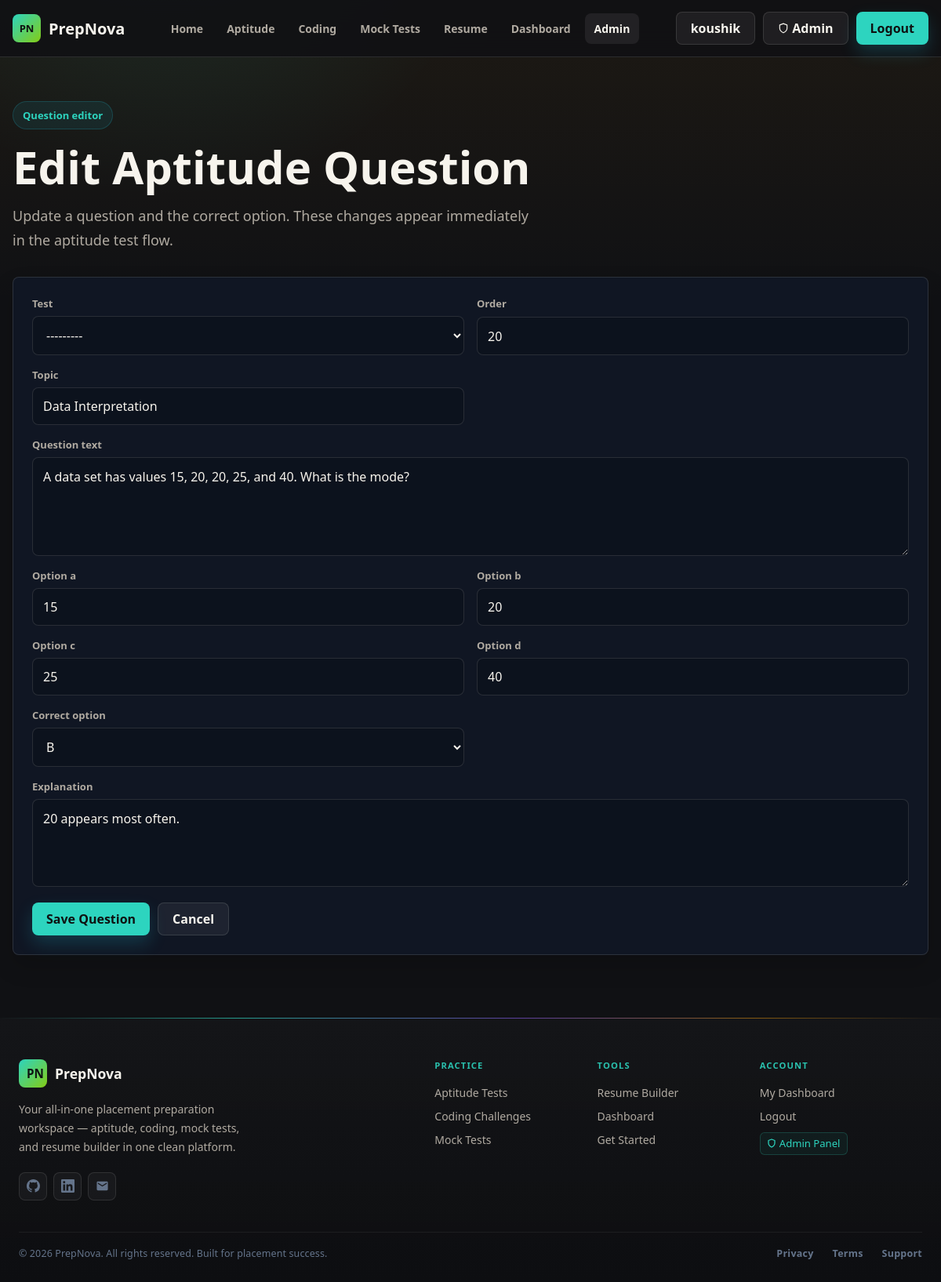
Page /site-admin/questions/101/edit/ (signed in) on the committed database.
### myapp/models.py (models this page shows, shortened)
class AptitudeQuestion(models.Model):
    OPTION_CHOICES = [
        ('A', 'A'),
        ('B', 'B'),
        ('C', 'C'),
        ('D', 'D'),
    ]
    test = models.ForeignKey(PrepTest, on_delete=models.CASCADE, related_name='aptitude_questions')
    order = models.PositiveIntegerField()
    topic = models.CharField(max_length=80)
    question_text = models.TextField()
    option_a = models.CharField(max_length=255)
    option_b = models.CharField(max_length=255)
    option_c = models.CharField(max_length=255)
    option_d = models.CharField(max_length=255)
    correct_option = models.CharField(max_length=1, choices=OPTION_CHOICES)
    explanation = models.TextField(blank=True)
    class Meta:
        ordering = ['order']
        constraints = [
            models.UniqueConstraint(fields=['test', 'order'], name='unique_question_order_per_test'),
        ]

### myapp/views.py (the view)
# urls.py: path('site-admin/questions/<int:question_id>/edit/', views.site_admin_question_update, name='site_admin_question_update'),
@superuser_required
def site_admin_question_update(request, question_id):
    question = get_object_or_404(AptitudeQuestion.objects.select_related('test'), pk=question_id)
    old_test = question.test
    form = AptitudeQuestionForm(request.POST or None, instance=question)
    if request.method == 'POST' and form.is_valid():
        question = form.save()
        sync_test_question_count(old_test)
        sync_test_question_count(question.test)
        messages.success(request, 'Question updated successfully.')
        return redirect('site_admin_questions')
    return render(request, 'site_admin/question_form.html', {
        'form': form,
        'title': 'Edit Aptitude Question',
        'question': question,
    })

### myapp/models.py (called while the page is built)
    def __str__(self):
        return self.title

### myapp/template/site_admin/question_form.html (shortened to what this page needs)
{% extends "base.html" %}
{% block content %}
  <section class="page-shell">
    <div class="page-title compact-title">
      <div class="eyebrow">Question editor</div>
      <h1>{{ title }}</h1>
      <p>Update a question and the correct option. These changes appear immediately in the aptitude test flow.</p>
    </div>
    <form class="form-panel admin-form" method="post">
      <div class="form-grid two">
        {% for field in form %}
          <div class="field {% if field.name == 'question_text' or field.name == 'explanation' %}span-two{% endif %}">
            <label for="{{ field.id_for_label }}">{{ field.label }}</label>
            {{ field }}
          </div>
        {% endfor %}
      </div>
      <div class="form-actions">
        <button class="btn btn-primary" type="submit">Save Question</button>
        <a class="btn btn-ghost" href="{% url 'site_admin_questions' %}">Cancel</a>
      </div>
    </form>
  </section>
{% endblock %}

### myapp/template/base.html (shortened to what this page needs)
{% load static %}
<!DOCTYPE html>
<html lang="en">
<head>
  <link rel="stylesheet" href="{% static 'index.css' %}?v=4">
</head>
<body class="{% block body_class %}{% endblock %}">
  <header class="site-header">
    <nav class="nav-shell" aria-label="Primary navigation">
      <a class="brand" href="{% url 'first' %}" aria-label="PrepNova home">
        <span class="brand-mark">PN</span>
        <span>PrepNova</span>
      </a>
      <div class="nav-links" id="primaryNav">
        <a href="{% url 'first' %}" class="{% if request.resolver_match.url_name == 'first' %}is-active{% endif %}">Home</a>
        <a href="{% url 'aptitude' %}" class="{% if request.resolver_match.url_name == 'aptitude' %}is-active{% endif %}">Aptitude</a>
        <a href="{% url 'coding' %}" class="{% if request.resolver_match.url_name == 'coding' %}is-active{% endif %}">Coding</a>
        <a href="{% url 'mocktest' %}" class="{% if request.resolver_match.url_name == 'mocktest' %}is-active{% endif %}">Mock Tests</a>
        <a href="{% url 'resume' %}" class="{% if request.resolver_match.url_name == 'resume' %}is-active{% endif %}">Resume</a>
        <a href="{% url 'dashboard' %}" class="{% if request.resolver_match.url_name == 'dashboard' %}is-active{% endif %}">Dashboard</a>
        {% if request.user.is_superuser %}
          <a href="{% url 'site_admin_dashboard' %}" class="{% if 'site_admin' in request.resolver_match.url_name %}is-active{% endif %}">Admin</a>
        {% endif %}
      </div>
      <div class="nav-actions">
        {% if request.user.is_authenticated %}
          <a class="btn btn-ghost" href="{% url 'dashboard' %}">{{ request.user.first_name|default:request.user.username|truncatechars:16 }}</a>
          {% if request.user.is_superuser %}
            <a class="btn btn-ghost admin-btn" href="{% url 'site_admin_dashboard' %}" title="Admin Panel">
              <svg width="14" height="14" viewBox="0 0 24 24" fill="none" stroke="currentColor" stroke-width="2" stroke-linecap="round" stroke-linejoin="round" style="margin-right:4px;vertical-align:-2px"><path d="M12 22s8-4 8-10V5l-8-3-8 3v7c0 6 8 10 8 10z"/></svg>
              Admin
            </a>
          {% endif %}
          <a class="btn btn-primary" href="{% url 'logout' %}">Logout</a>
        {% endif %}
      </div>
    </nav>
  </header>
  <main>
    {% block content %}{% endblock %}
  </main>
  <footer class="site-footer">
    <div class="footer-accent-bar"></div>
    <div class="footer-inner">
      <div class="footer-brand-col">
        <a class="footer-brand-link" href="{% url 'first' %}">
          <span class="brand-mark" style="font-size:0.95rem;padding:6px 10px;">PN</span>
          <span style="font-size:1.1rem;font-weight:800;color:var(--text);">PrepNova</span>
        </a>
        <p class="footer-tagline">Your all-in-one placement preparation workspace — aptitude, coding, mock tests, and resume builder in one clean platform.</p>
        <div class="footer-socials">
          <a href="https://github.com/crkoushik25-ctrl" target="_blank" rel="noopener noreferrer" aria-label="GitHub" class="footer-social-btn">
          </a>
          <a href="https://www.linkedin.com/in/koushikprabhu25" target="_blank" rel="noopener noreferrer" aria-label="LinkedIn" class="footer-social-btn">
          </a>
          <a href="mailto:crkoushik25@gmail.com" aria-label="Email" class="footer-social-btn">
            <svg xmlns="http://www.w3.org/2000/svg" width="17" height="17" viewBox="0 0 24 24" fill="currentColor"><path d="M20 4H4c-1.1 0-1.99.9-1.99 2L2 18c0 1.1.9 2 2 2h16c1.1 0 2-.9 2-2V6c0-1.1-.9-2-2-2zm0 4l-8 5-8-5V6l8 5 8-5v2z"/></svg>
          </a>
        </div>
      </div>
      <div class="footer-nav-cols">
        <div class="footer-nav-col">
          <p class="footer-col-heading">Practice</p>
          <ul>
            <li><a href="{% url 'aptitude' %}">Aptitude Tests</a></li>
            <li><a href="{% url 'coding' %}">Coding Challenges</a></li>
            <li><a href="{% url 'mocktest' %}">Mock Tests</a></li>
          </ul>
        </div>
        <div class="footer-nav-col">
          <p class="footer-col-heading">Tools</p>
          <ul>
            <li><a href="{% url 'resume' %}">Resume Builder</a></li>
            <li><a href="{% url 'dashboard' %}">Dashboard</a></li>
            <li><a href="{% url 'getstarted' %}">Get Started</a></li>
          </ul>
        </div>
        <div class="footer-nav-col">
          <p class="footer-col-heading">Account</p>
          <ul>
            {% if request.user.is_authenticated %}
              <li><a href="{% url 'dashboard' %}">My Dashboard</a></li>
              <li><a href="{% url 'logout' %}">Logout</a></li>
            {% else %}
              <li><a href="{% url 'login' %}">Login</a></li>
              <li><a href="{% url 'login' %}">Register</a></li>
            {% endif %}
            {% if request.user.is_superuser %}
              <li>
                <a href="{% url 'site_admin_dashboard' %}" class="footer-admin-tag">
                  <svg width="12" height="12" viewBox="0 0 24 24" fill="none" stroke="currentColor" stroke-width="2.5" stroke-linecap="round" stroke-linejoin="round" style="margin-right: 4px; vertical-align: -1px;"><path d="M12 22s8-4 8-10V5l-8-3-8 3v7c0 6 8 10 8 10z"/></svg>
                  Admin Panel
                </a>
              </li>
            {% endif %}
          </ul>
        </div>
      </div>
    </div>
    <div class="footer-bottom">
      <p class="copyright">&copy; 2026 PrepNova. All rights reserved. Built for placement success.</p>
      <div class="footer-bottom-links">
        <a href="#">Privacy</a>
        <a href="#">Terms</a>
        <a href="#">Support</a>
      </div>
    </div>
  </footer>
</body>
</html>

### rows in the picture
AptitudeQuestion: form "---------" "20" "Data Interpretation" "A data set has values 15, 20, 20, 25, and 40. What is the mode?" "15" "20" "25" "40" "B" "20 appears most often."

### other values in the picture
{{ request.user.first_name|default:request.user.username|truncatechars:16 }} "koushik"
{{ title }} "Edit Aptitude Question"
{{ field.label }} "Test" "Order" "Topic" "Question text" "Option a" "Option b" "Option c" "Option d" "Correct option" "Explanation"
